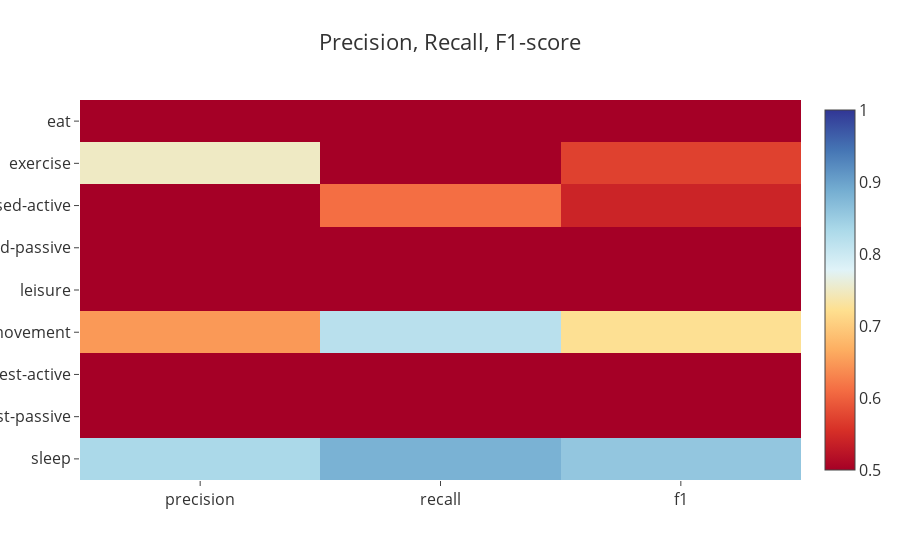
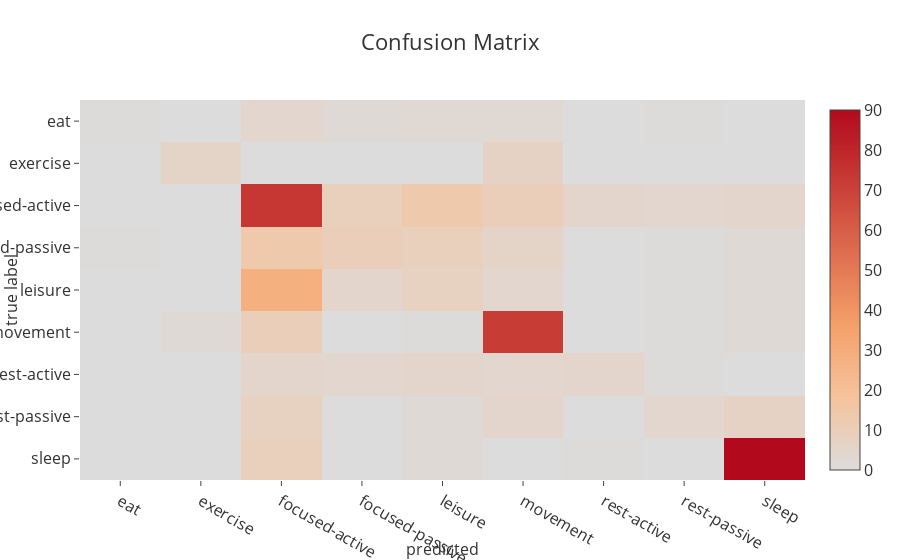
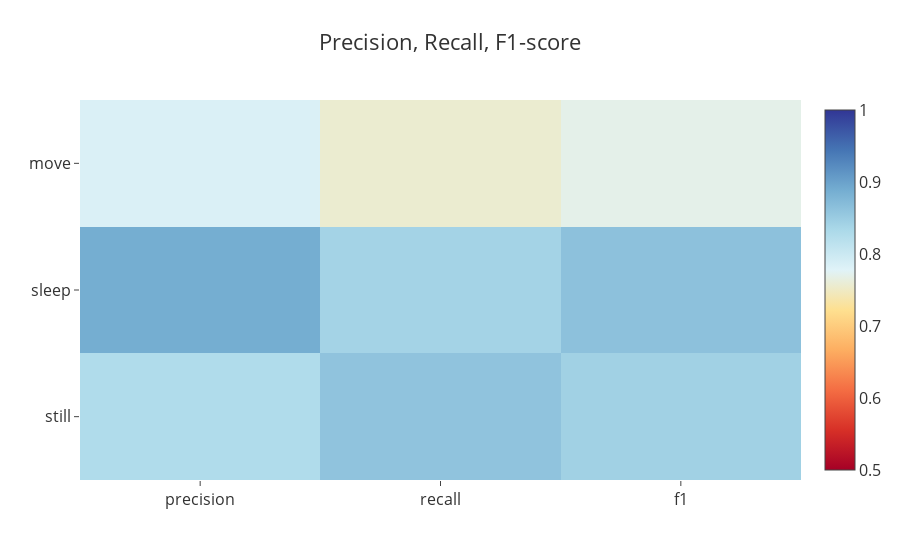
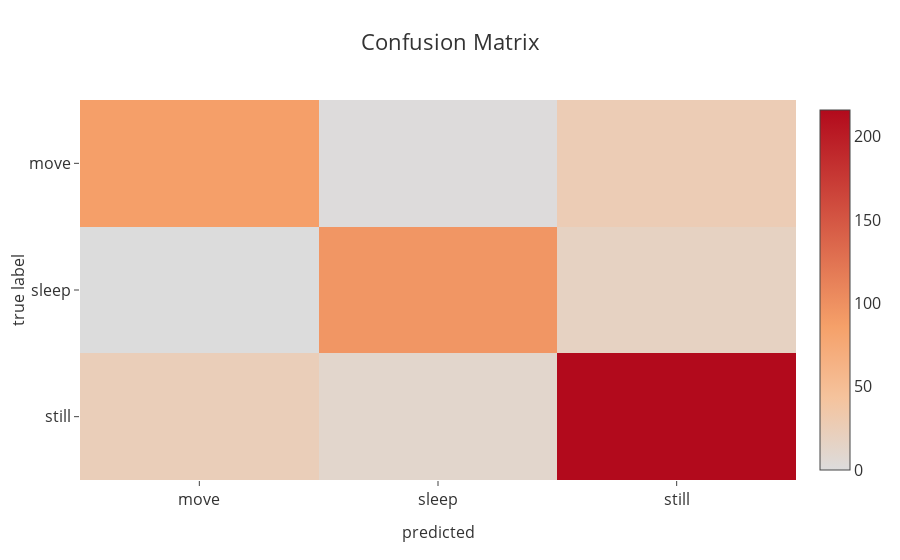

These figures' notebook cell, in order:
### Markdown cell above
## Interuser classification

### Code cell
#for label in ['gr_active', 'gr_focus1', 'gr_focus2', 'gr_stress1', 'gr_stress2', 'gr_stress3']:
for label in ['activity', 'gr_main3', 'gr_main4', 'gr_stress1', 'gr_stress2', 'gr_stress3']:
    cmc.plot_matrices(df, clf, features, label)

### Figure 1 — Plotly figure (JSON) as saved in the notebook; plotly's stock layout.template omitted (floating-point values rounded to 4 significant figures)
{"data": [{"colorscale": [[0, "rgb(165,0,38)"], [0.1111, "rgb(215,48,39)"], [0.2222, "rgb(244,109,67)"], [0.3333, "rgb(253,174,97)"], [0.4444, "rgb(254,224,144)"], [0.5556, "rgb(224,243,248)"], [0.6667, "rgb(171,217,233)"], [0.7778, "rgb(116,173,209)"], [0.8889, "rgb(69,117,180)"], [1, "rgb(49,54,149)"]], "type": "heatmap", "x": ["precision", "recall", "f1"], "y": ["eat", "exercise", "focused-active", "focused-passive", "leisure", "movement", "rest-active", "rest-passive", "sleep"], "z": [[0.5, 0.07143, 0.125], [0.75, 0.4615, 0.5714], [0.4868, 0.6116, 0.5421], [0.3333, 0.2326, 0.274], [0.1818, 0.1667, 0.1739], [0.6486, 0.8182, 0.7236], [0.4545, 0.2083, 0.2857], [0.3077, 0.1538, 0.2051], [0.8333, 0.8824, 0.8571]], "zmax": 1, "zmin": 0.5}], "layout": {"font": {"color": "#333333", "size": 16}, "title": "Precision, Recall, F1-score", "yaxis": {"autorange": "reversed"}}}

### Figure 2 — Plotly figure (JSON) as saved in the notebook; plotly's stock layout.template omitted (floating-point values rounded to 4 significant figures)
{"data": [{"colorscale": "Reds", "type": "heatmap", "x": ["eat", "exercise", "focused-active", "focused-passive", "leisure", "movement", "rest-active", "rest-passive", "sleep"], "y": ["eat", "exercise", "focused-active", "focused-passive", "leisure", "movement", "rest-active", "rest-passive", "sleep"], "z": [[1, 0, 4, 2, 3, 3, 0, 1, 0], [0, 6, 0, 0, 0, 7, 0, 0, 0], [0, 0, 74, 9, 14, 10, 5, 4, 5], [1, 0, 14, 10, 9, 6, 0, 1, 2], [0, 0, 28, 5, 8, 4, 0, 1, 2], [0, 2, 10, 0, 1, 72, 0, 1, 2], [0, 0, 5, 4, 5, 4, 5, 1, 0], [0, 0, 8, 0, 2, 5, 0, 4, 7], [0, 0, 9, 0, 2, 0, 1, 0, 90]]}], "layout": {"font": {"color": "#333333", "size": 16}, "title": "Confusion Matrix", "xaxis": {"title": "predicted", "titlefont": {"color": "#333333", "size": 16}}, "yaxis": {"autorange": "reversed", "title": "true label", "titlefont": {"color": "#333333", "size": 16}}}}

### Figure 3 — Plotly figure (JSON) as saved in the notebook; plotly's stock layout.template omitted (floating-point values rounded to 4 significant figures)
{"data": [{"colorscale": [[0, "rgb(165,0,38)"], [0.1111, "rgb(215,48,39)"], [0.2222, "rgb(244,109,67)"], [0.3333, "rgb(253,174,97)"], [0.4444, "rgb(254,224,144)"], [0.5556, "rgb(224,243,248)"], [0.6667, "rgb(171,217,233)"], [0.7778, "rgb(116,173,209)"], [0.8889, "rgb(69,117,180)"], [1, "rgb(49,54,149)"]], "type": "heatmap", "x": ["precision", "recall", "f1"], "y": ["move", "sleep", "still"], "z": [[0.7838, 0.7565, 0.7699], [0.8879, 0.8407, 0.8636], [0.8276, 0.8606, 0.8438]], "zmax": 1, "zmin": 0.5}], "layout": {"font": {"color": "#333333", "size": 16}, "title": "Precision, Recall, F1-score", "yaxis": {"autorange": "reversed"}}}

### Figure 4 — Plotly figure (JSON) as saved in the notebook; plotly's stock layout.template omitted (floating-point values rounded to 4 significant figures)
{"data": [{"colorscale": "Reds", "type": "heatmap", "x": ["move", "sleep", "still"], "y": ["move", "sleep", "still"], "z": [[87, 1, 27], [0, 95, 18], [24, 11, 216]]}], "layout": {"font": {"color": "#333333", "size": 16}, "title": "Confusion Matrix", "xaxis": {"title": "predicted", "titlefont": {"color": "#333333", "size": 16}}, "yaxis": {"autorange": "reversed", "title": "true label", "titlefont": {"color": "#333333", "size": 16}}}}
